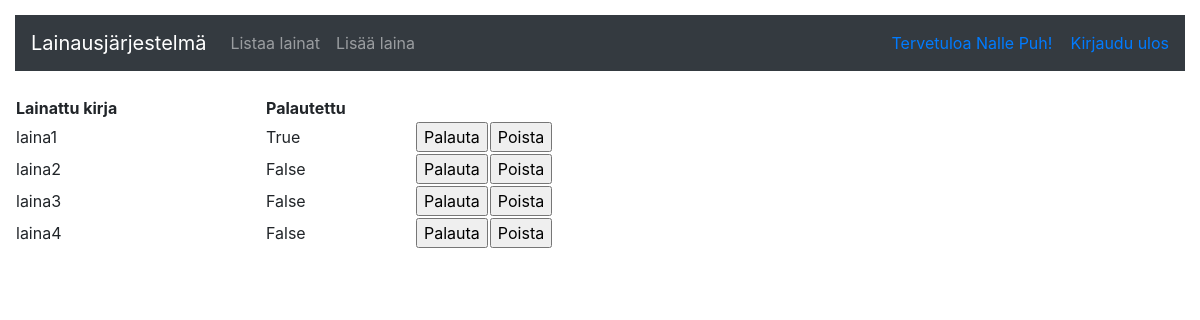
The page /loans/ (signed in) on the database as committed earlier.
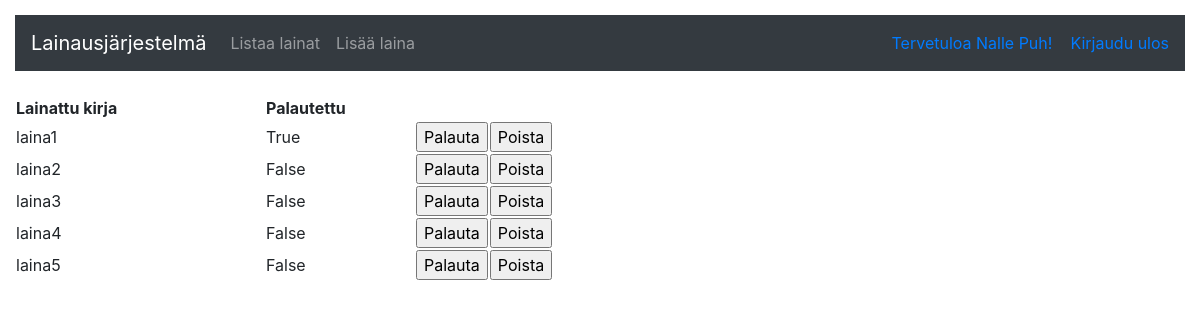
The same page on the database as committed later.
### application/loans/models.py (models this page shows, shortened)
class Loan(Base):
    name = db.Column(db.String(144), nullable=False)
    returned = db.Column(db.Boolean, nullable=False)
    account_id = db.Column(db.Integer, db.ForeignKey('account.id'), nullable=False)

### application/loans/views.py (the view)
@app.route("/loans/", methods=["GET"])
@login_required
def loans_index():
    return render_template("loans/list.html", loans = Loan.query.all())

### application/__init__.py (called while the page is built)
@login_manager.user_loader
def load_user(user_id):
    return User.query.get(user_id)

### application/templates/loans/list.html
{% extends "layout.html" %}
{% block body %}
  <table cellspacing="2">
    <tr>
      <th width="250" align="left">Lainattu kirja</th>
      <th width="150" align="left">Palautettu</th>
      <th></th>
    </tr>
    {% for loan in loans %}
    <tr>
      <td>{{ loan.name }}</td>
      <td align="left">{{ loan.returned }}</td>
      <td>
        <form method="POST" action="{{ url_for('loans_set_returned', loan_id=loan.id) }}">
          <input type="submit" value="Palauta"/>
        </form>
      </td>
      <td>
        <form method="GET" action="{{ url_for('loans_delete', loan_id=loan.id) }}">
          <input type="submit" value="Poista"/>
        </form>
      </td>
    </tr>
    {% endfor %}
  </table>
{% endblock %}

Rows that differ between the two databases and show on the page:
added Loan: name "laina5", returned "False"
